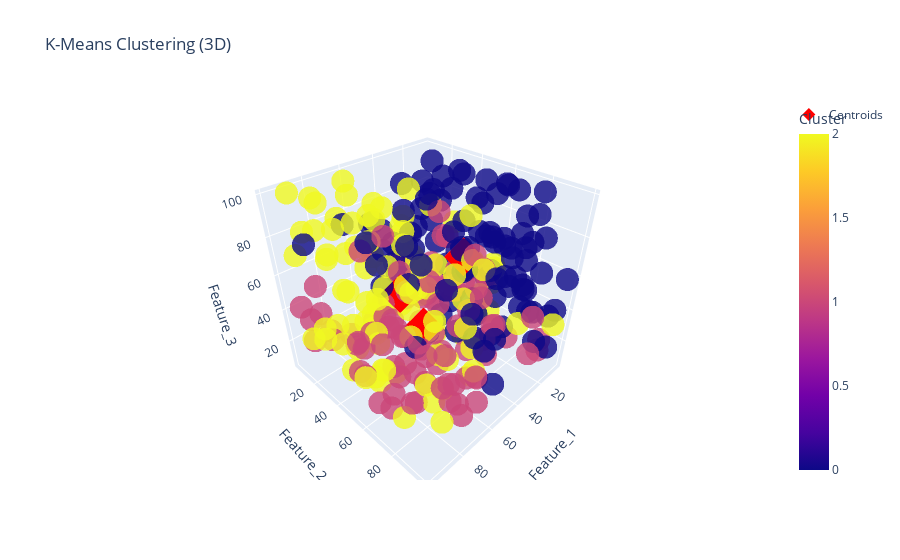

The cell this chart's notebook holds for it:
### Code cell
# Plot the 3D scatter plot with centroids
fig_3d = px.scatter_3d(df, x='Feature_1', y='Feature_2', z='Feature_3',
                       color='Cluster', opacity=0.8,
                       title='K-Means Clustering (3D)', size_max=10)

# Set the symbol for all data points to 'circle'
fig_3d.update_traces(marker=dict(symbol='circle'))

# Add centroids to the 3D scatter plot
fig_3d.add_trace(go.Scatter3d(
    x=centroids_df['Feature_1'],
    y=centroids_df['Feature_2'],
    z=centroids_df['Feature_3'],
    mode='markers',
    marker=dict(color='red', symbol='diamond', size=10),
    name='Centroids'
))

# Show the 3D plot
fig_3d.show()

### Figure 1 — Plotly figure (JSON) as saved in the notebook; plotly's stock layout.template omitted (floating-point values rounded to 4 significant figures; data arrays with more than 128 entries replaced by an {"elided": "..."} marker saying what was removed)
{"data": [{"hovertemplate": "Feature_1=%{x}<br>Feature_2=%{y}<br>Feature_3=%{z}<br>Cluster=%{marker.color}<extra></extra>", "legendgroup": "", "marker": {"color": {"elided": "300 int values"}, "coloraxis": "coloraxis", "opacity": 0.8, "symbol": "circle"}, "mode": "markers", "name": "", "scene": "scene", "showlegend": false, "type": "scatter3d", "x": {"elided": "300 int values"}, "y": {"elided": "300 int values"}, "z": {"elided": "300 int values"}}, {"marker": {"color": "red", "size": 10, "symbol": "diamond"}, "mode": "markers", "name": "Centroids", "type": "scatter3d", "x": [30.94, 58.47, 62.33], "y": [55.23, 55.58, 43.95], "z": [62.87, 35.53, 51.31]}], "layout": {"coloraxis": {"colorbar": {"title": {"text": "Cluster"}}, "colorscale": [[0, "#0d0887"], [0.1111, "#46039f"], [0.2222, "#7201a8"], [0.3333, "#9c179e"], [0.4444, "#bd3786"], [0.5556, "#d8576b"], [0.6667, "#ed7953"], [0.7778, "#fb9f3a"], [0.8889, "#fdca26"], [1, "#f0f921"]]}, "legend": {"tracegroupgap": 0}, "scene": {"domain": {"x": [0, 1], "y": [0, 1]}, "xaxis": {"title": {"text": "Feature_1"}}, "yaxis": {"title": {"text": "Feature_2"}}, "zaxis": {"title": {"text": "Feature_3"}}}, "title": {"text": "K-Means Clustering (3D)"}}}
